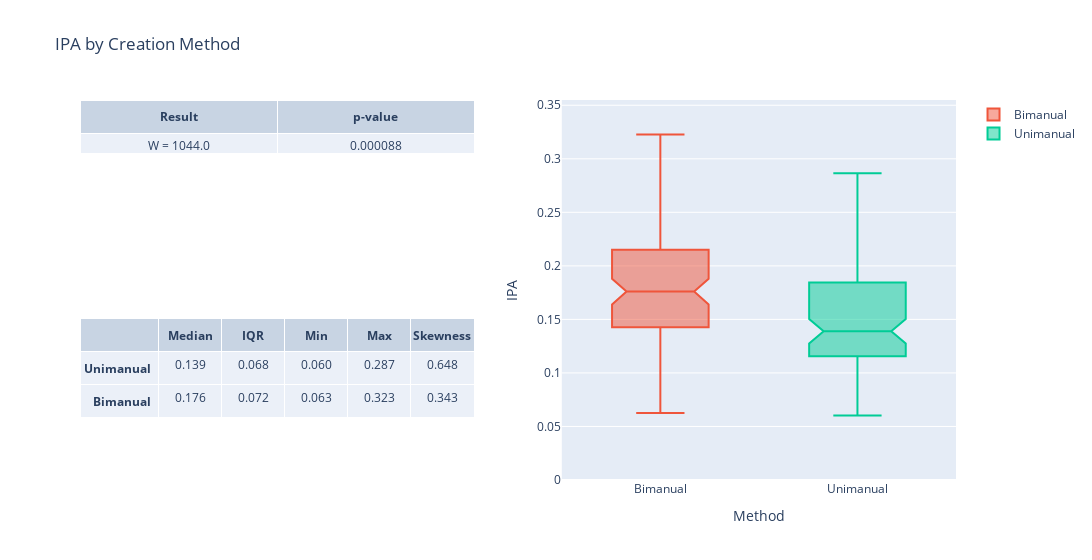

Notebook source saved alongside this figure:
### Code cell
stats_table = go.Table(columnwidth=[5,4,4,4,4], name='Summary')
stats_table.header = dict(
    values=header, 
    align = ['right', 'center'],)
stats_table.cells = dict(
        values=values,
        align = ['right', 'center'],
        format=["", ".3f"],
        )

iqr_fig = make_subplots(
    rows=2, cols=2,
    shared_xaxes=False,
    specs=[
        [{"type": "table"}, {"type": "box", "rowspan": 2}],
        [{"type": "table"}, None]
    ])

iqr_fig.add_trace(stats_table, row=2, col=1)
iqr_fig.add_trace(go.Box(y=ipa_crt['bimanual'], name="Bimanual", notched=True, notchwidth=0.15), row=1, col=2)
iqr_fig.add_trace(go.Box(y=ipa_crt['unimanual'], name="Unimanual", notched=True, notchwidth=0.15), row=1, col=2)
iqr_fig.add_trace(go.Table(
        header=dict(values=["<b>Result</b>", "<b>p-value</b>"], align="center",),
        cells=dict(values=[stat, p], align = "center", format=["0.1f", ".6f"], prefix=prefix)),
        row=1, col=1)

iqr_fig.update_layout(
    title_text="IPA by Creation Method",
    width=1200,
    xaxis_title='Method',
    yaxis_title='IPA',
)

iqr_fig.update_yaxes(range=[0,max(1.1*ipa_uni.max(), 1.1*ipa_bi.max())])
iqr_fig.show()

### Figure 1 — Plotly figure (JSON) as saved in the notebook; plotly's stock layout.template omitted (floating-point values rounded to 4 significant figures)
{"data": [{"cells": {"align": ["right", "center"], "format": ["", ".3f"], "values": [["<b>Unimanual</b>", "<b>Bimanual</b>"], [0.1389, 0.176], [0.06822, 0.07159], [0.06036, 0.06251], [0.2865, 0.3226], [0.648, 0.3433]]}, "columnwidth": [5, 4, 4, 4, 4], "domain": {"x": [0, 0.45], "y": [0, 0.425]}, "header": {"align": ["right", "center"], "values": ["", "<b>Median</b>", "<b>IQR</b>", "<b>Min</b>", "<b>Max</b>", "<b>Skewness</b>"]}, "name": "Summary", "type": "table"}, {"name": "Bimanual", "notched": true, "notchwidth": 0.15, "type": "box", "xaxis": "x", "y": [0.107, 0.1731, 0.2313, 0.09955, 0.0816, 0.2281, 0.1827, 0.1798, 0.1485, 0.1793, 0.1925, 0.1685, 0.3206, 0.192, 0.1432, 0.1564, 0.1531, 0.2238, 0.1676, 0.09632, 0.1, 0.082, 0.2025, 0.2159, 0.2709, 0.08456, 0.136, 0.1472, 0.166, 0.3226, 0.2399, 0.182, 0.2868, 0.1913, 0.1752, 0.2669, 0.1994, 0.1431, 0.1701, 0.2353, 0.1054, 0.08451, 0.2043, 0.1442, 0.2079, 0.1112, 0.176, 0.1064, 0.2537, 0.1491, 0.2311, 0.1414, 0.08936, 0.2302, 0.238, 0.2224, 0.2207, 0.1797, 0.1403, 0.1585, 0.1663, 0.1954, 0.2147, 0.0934, 0.1921, 0.1816, 0.1648, 0.1596, 0.2691, 0.1144, 0.1444, 0.1896, 0.2198, 0.1098, 0.1859, 0.1699, 0.2074, 0.1786, 0.2189, 0.1771, 0.1349, 0.22, 0.1316, 0.06251, 0.3189, 0.1296, 0.1546, 0.2142, 0.1679], "yaxis": "y"}, {"name": "Unimanual", "notched": true, "notchwidth": 0.15, "type": "box", "xaxis": "x", "y": [0.1366, 0.1372, 0.1323, 0.06036, 0.09356, 0.1482, 0.1671, 0.1209, 0.1387, 0.2352, 0.1106, 0.1249, 0.2865, 0.2074, 0.09894, 0.1243, 0.1407, 0.1128, 0.1026, 0.08318, 0.06599, 0.1267, 0.1704, 0.2279, 0.2463, 0.09225, 0.06649, 0.09716, 0.1389, 0.2053, 0.2864, 0.1962, 0.2106, 0.223, 0.1593, 0.1053, 0.1989, 0.1655, 0.1087, 0.1149, 0.1869, 0.1361, 0.157, 0.1152, 0.134, 0.09332, 0.1592, 0.1272, 0.1813, 0.2477, 0.1343, 0.1534, 0.1597, 0.1626, 0.1674, 0.1133, 0.117, 0.1307, 0.1529, 0.2034, 0.111, 0.1914, 0.1838, 0.07803, 0.129, 0.0984, 0.1792, 0.1307, 0.13, 0.1932, 0.1485, 0.1602, 0.0931, 0.1943, 0.1977, 0.1287, 0.1862, 0.256, 0.2236, 0.1156, 0.1138, 0.1165, 0.1359, 0.205, 0.1417, 0.1437, 0.1542, 0.1751, 0.1381], "yaxis": "y"}, {"cells": {"align": "center", "format": ["0.1f", ".6f"], "prefix": ["W = ", ""], "values": [1044, 8.799e-05]}, "domain": {"x": [0, 0.45], "y": [0.575, 1]}, "header": {"align": "center", "values": ["<b>Result</b>", "<b>p-value</b>"]}, "type": "table"}], "layout": {"title": {"text": "IPA by Creation Method"}, "width": 1200, "xaxis": {"anchor": "y", "domain": [0.55, 1], "title": {"text": "Method"}}, "yaxis": {"anchor": "x", "domain": [0, 1], "range": [0, 0.3549], "title": {"text": "IPA"}}}}
